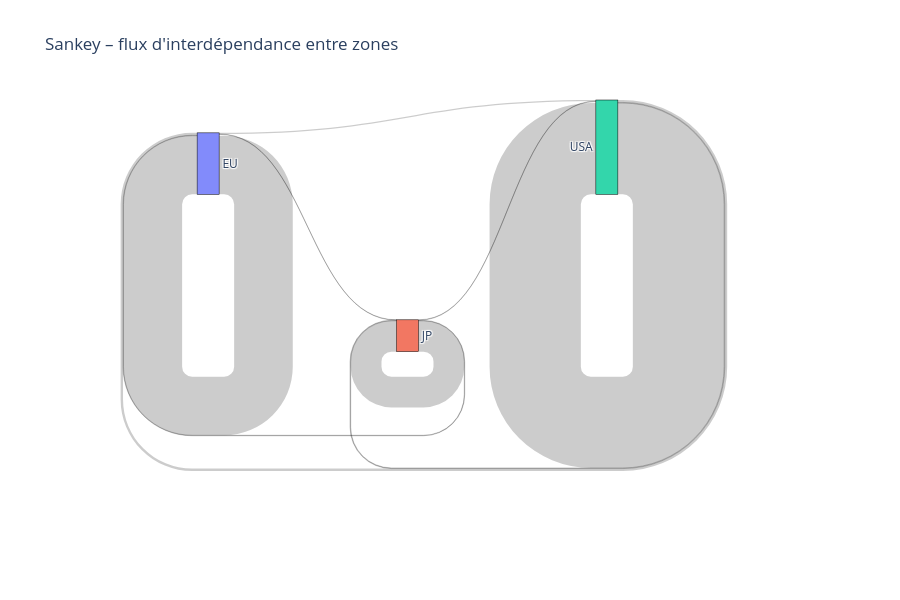

Here is the notebook cell this chart was saved with:
### Code cell
sector_matrix = Lambda0 @ W_global
sankey_zone_to_zone(sector_matrix)

### Figure 1 — Plotly figure (JSON) as saved in the notebook; plotly's stock layout.template omitted (floating-point values rounded to 4 significant figures)
{"data": [{"link": {"source": [0, 0, 0, 1, 1, 1, 2, 2, 2], "target": [0, 1, 2, 0, 1, 2, 0, 1, 2], "value": [3.464, 0.02248, 0.0671, 0.02735, 1.818, 0.02675, 0.1425, 0.03957, 5.393]}, "node": {"label": ["EU", "JP", "USA"], "line": {"color": "black", "width": 0.5}, "pad": 25, "thickness": 22}, "type": "sankey"}], "layout": {"font": {"size": 12}, "height": 600, "title": {"text": "Sankey – flux d'interdépendance entre zones"}}}
